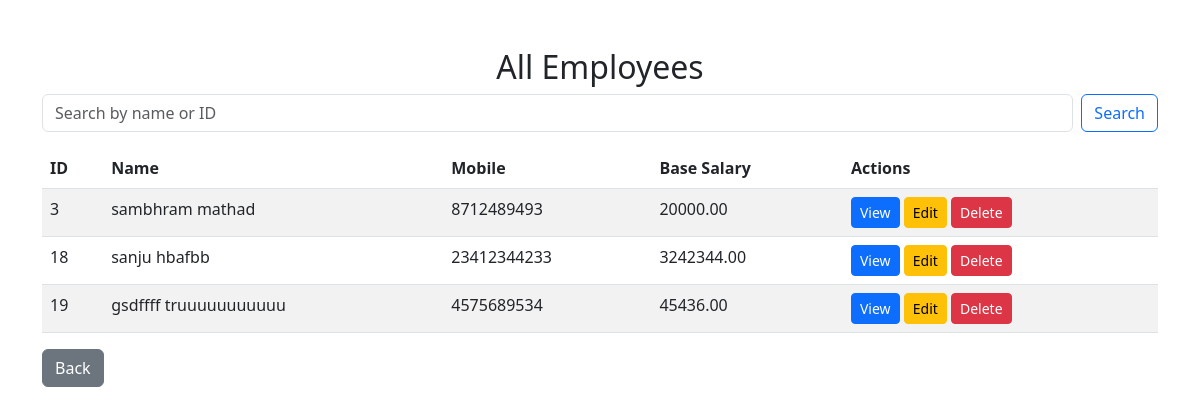
The page /all-employees/ on the database as committed earlier.
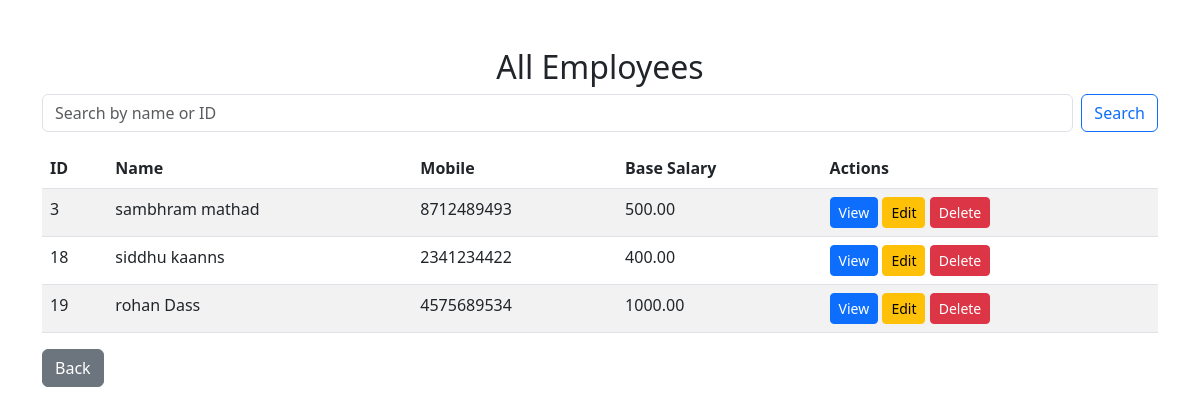
The same page on the database as committed later.
### emp/models.py (models this page shows, shortened)
class Employee(models.Model):
    GENDER_CHOICES = [
        ('M', 'Male'),
        ('F', 'Female'),
    ]
    first_name = models.CharField(max_length=100)
    last_name = models.CharField(max_length=100)
    address = models.TextField()
    gender = models.CharField(max_length=1, choices=GENDER_CHOICES)
    mobile = models.CharField(max_length=15, unique=True)
    base_salary = models.DecimalField(max_digits=10, decimal_places=2)
    qr_code = models.ImageField(upload_to='qr_codes/', blank=True)

### emp/views.py (the view)
# urls.py: path('all-employees/', views.all_employees, name='all_employees'),
def all_employees(request):
    search_query = request.GET.get('search', '')  # Get the search query from the request
    if search_query:
        employees = Employee.objects.filter(
            first_name__icontains=search_query
        ) | Employee.objects.filter(
            last_name__icontains=search_query
        ) | Employee.objects.filter(
            id__icontains=search_query
        )
    else:
        employees = Employee.objects.all()
    return render(request, 'allemp.html', {'employees': employees})

### emp/templates/allemp.html (shortened to what this page needs)
<!DOCTYPE html>
<html lang="en">
<head>
    <link href="https://cdn.jsdelivr.net/npm/bootstrap@5.3.0-alpha3/dist/css/bootstrap.min.css" rel="stylesheet">
</head>
<body>
    <div class="container mt-5">
        <h2 class="text-center">All Employees</h2>
        <form method="GET" action="" class="d-flex mb-3">
            <input type="text" name="search" class="form-control me-2" placeholder="Search by name or ID"
                value="{{ request.GET.search }}" required>
            <button type="submit" class="btn btn-outline-primary">Search</button>
        </form>
        <table class="table table-striped">
            <thead>
                <tr>
                    <th>ID</th>
                    <th>Name</th>
                    <th>Mobile</th>
                    <th>Base Salary</th>
                    <th>Actions</th>
                </tr>
            </thead>
            <tbody>
                {% if employees %}
                {% for employee in employees %}
                <tr>
                    <td>{{ employee.id }}</td>
                    <td>{{ employee.first_name }} {{ employee.last_name }}</td>
                    <td>{{ employee.mobile }}</td>
                    <td>{{ employee.base_salary }}</td>
                    <td>
                        <a href="{% url 'view_employee_attendance' employee.id %}" class="btn btn-primary btn-sm">View</a>
                        <a href="{% url 'edit_employee' employee.id %}" class="btn btn-warning btn-sm">Edit</a>
                        <a href="{% url 'delete_employee' employee.id %}" class="btn btn-danger btn-sm"
                            onclick="return confirm('Are you sure you want to delete this employee?');">Delete</a>
                    </td>
                </tr>
                {% endfor %}
                {% else %}
                <tr>
                    <td colspan="5" class="text-center">No employees found.</td>
                </tr>
                {% endif %}
            </tbody>
        </table>
        <a href="{% url 'dashboard' %}" class="btn btn-secondary">Back</a>
    </div>
</body>
</html>

Rows that differ between the two databases and show on the page:
changed Employee "sambhram": base_salary "20000.00" → "500.00"
changed Employee id 18: first_name "sanju" → "siddhu"; last_name "hbafbb" → "kaanns"; mobile "23412344233" → "2341234422"; base_salary "3242344.00" → "400.00"
changed Employee id 19: first_name "gsdffff" → "rohan"; last_name "truuuuuuuuuuu" → "Dass"; base_salary "45436.00" → "1000.00"
